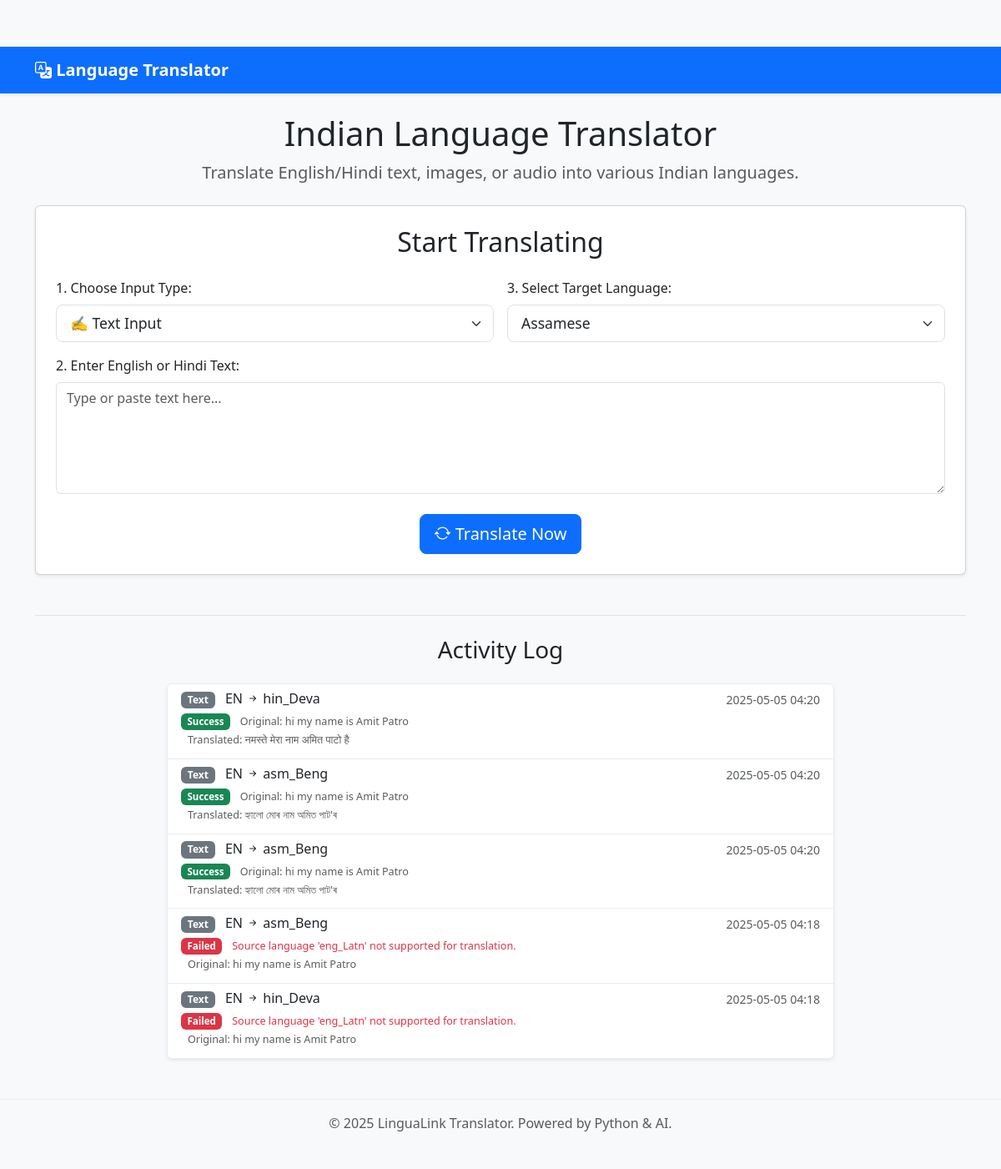
Before: / with the older database file.
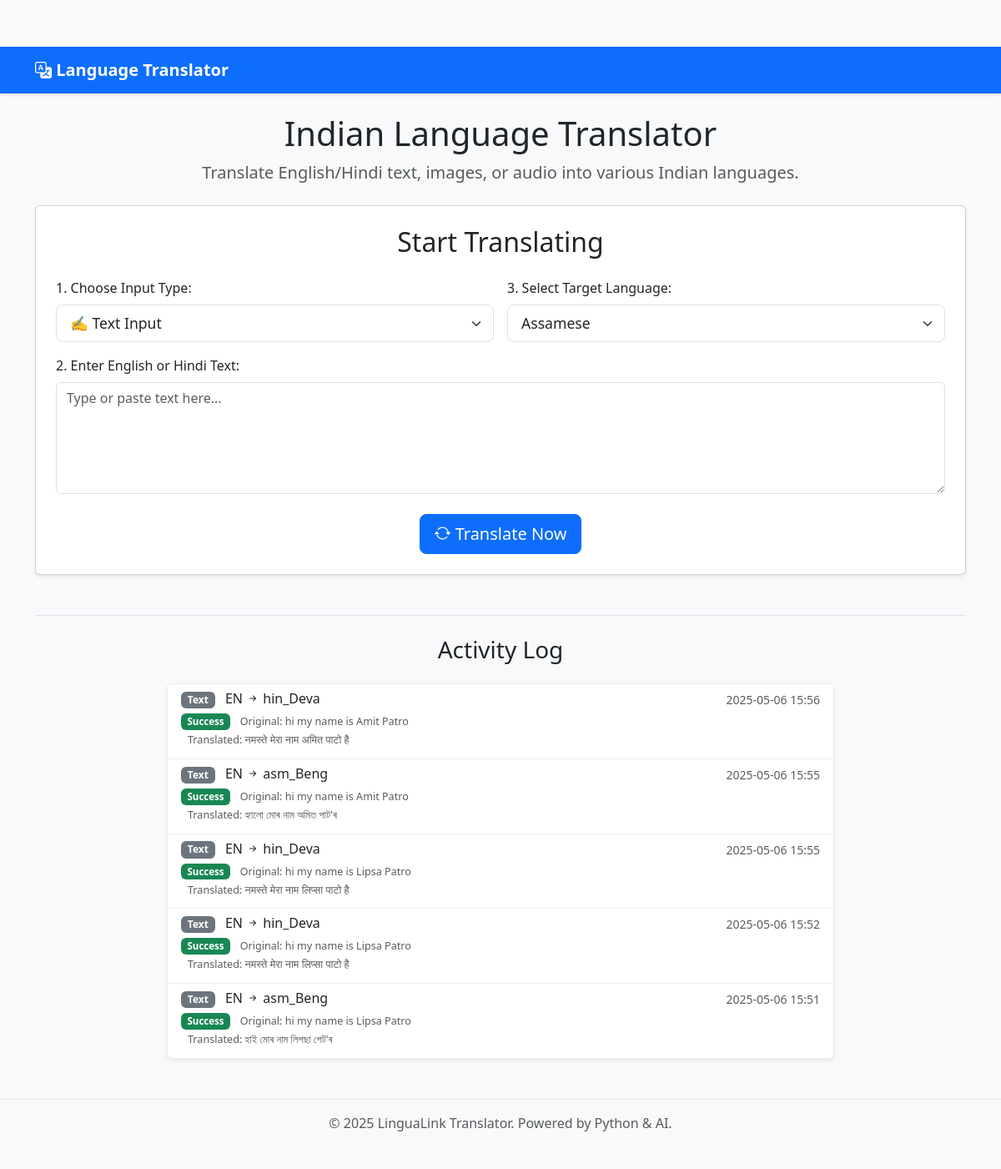
After: the same page with the newer database file.
### models.py (models this page shows, shortened)
class TranslationLog(db.Model):
    id = db.Column(db.Integer, primary_key=True)
    timestamp = db.Column(db.DateTime, default=datetime.utcnow)
    input_type = db.Column(db.String(20), nullable=False) # 'text', 'ocr', 'audio'
    source_language = db.Column(db.String(10), nullable=False) # e.g., 'en', 'hi'
    target_language = db.Column(db.String(10), nullable=False) # e.g., 'mr', 'ta', 'bn'
    original_text = db.Column(db.Text, nullable=True)
    translated_text = db.Column(db.Text, nullable=True)
    error_message = db.Column(db.Text, nullable=True) # Store errors if any

### app.py (the view, shortened to what this page needs)
@app.route('/', methods=['GET', 'POST'])
def index():
    translation_result = None
    original_text = ""
    detected_lang = ""
    error = None
    selected_target_lang = list(utils.SUPPORTED_LANGUAGES.keys())[0] # Default selection
    recent_logs = TranslationLog.query.order_by(TranslationLog.timestamp.desc()).limit(5).all()
    SUPPORTED_LANGUAGES = {
        "Assamese": "asm_Beng",
        "Bengali": "ben_Beng",
        "Gujarati": "guj_Gujr",
        "Hindi": "hin_Deva",
        "Kannada": "kan_Knda",
        "Malayalam": "mal_Mlym",
        "Marathi": "mar_Deva",
        "Odia": "ory_Orya",
        "Punjabi": "pan_Guru",
        "Tamil": "tam_Taml",
        "Telugu": "tel_Telu",
        "Urdu": "urd_Arab",
    }
    TTS_LANG_CODES = {
        "Hindi": "hi",
        "Bengali": "bn",
        "Gujarati": "gu",
        "Kannada": "kn",
        "Malayalam": "ml",
        "Marathi": "mr",
        "Punjabi": "pa",
        "Tamil": "ta",
        "Telugu": "te",
        "Urdu": "ur",
        "English": "en",
    }
    TTS_SUPPORTED_LANGS = set(TTS_LANG_CODES.keys())
    TTS_UNSUPPORTED_LANGS = set(SUPPORTED_LANGUAGES.keys()) - TTS_SUPPORTED_LANGS
    return render_template(
        'index.html',
        supported_languages=utils.SUPPORTED_LANGUAGES.keys(),
        selected_target_lang=selected_target_lang,
        original_text=original_text,
        detected_lang=detected_lang,
        translation_result=translation_result,
        error=error,
        recent_logs=recent_logs,
        utils=utils,
        tts_lang_codes=TTS_LANG_CODES,
        tts_supported_langs=TTS_SUPPORTED_LANGS,
        tts_unsupported_langs=TTS_UNSUPPORTED_LANGS,
        current_year=datetime.now().year,
    )

### templates/index.html (shortened to what this page needs)
<!DOCTYPE html>
<html lang="en">
<head>
    <link href="https://cdn.jsdelivr.net/npm/bootstrap@5.3.2/dist/css/bootstrap.min.css" rel="stylesheet">
    <link rel="stylesheet" href="https://cdn.jsdelivr.net/npm/bootstrap-icons@1.11.1/font/bootstrap-icons.css">
    <link rel="stylesheet" href="{{ url_for('static', filename='style.css') }}">
</head>
<body>
    <nav class="navbar navbar-expand-lg navbar-dark bg-primary shadow-sm">
        <div class="container">
            <a class="navbar-brand" href="/">
                <i class="bi bi-translate"></i> Language Translator
            </a>
        </div>
    </nav>
    <div class="container mt-4 mb-5">
        <div class="text-center mb-4">
            <h1>Indian Language Translator</h1>
            <p class="lead text-muted">Translate English/Hindi text, images, or audio into various Indian languages.</p>
        </div>
        <div class="card shadow-sm mb-4">
            <div class="card-body p-4">
                <h2 class="card-title text-center mb-4">Start Translating</h2>
                <form method="POST" enctype="multipart/form-data">
                    <div class="row g-3">
                        <div class="col-md-6">
                            <label for="input_type" class="form-label fw-medium">1. Choose Input Type:</label>
                            <select class="form-select form-select-lg" id="input_type" name="input_type" onchange="toggleInputFields()">
                                <option value="text" selected>✍️ Text Input</option>
                            </select>
                        </div>
                        <div class="col-md-6">
                             <label for="target_language" class="form-label fw-medium">3. Select Target Language:</label>
                            <select class="form-select form-select-lg" id="target_language" name="target_language">
                                {% for lang_name in supported_languages %}
                                    <option value="{{ lang_name }}" {% if lang_name == selected_target_lang %}selected{% endif %}>{{ lang_name }}</option>
                                {% endfor %}
                            </select>
                        </div>
                        <div class="col-12" id="text_input_div">
                            <label for="text_input" class="form-label fw-medium">2. Enter English or Hindi Text:</label>
                            <textarea class="form-control" id="text_input" name="text_input" rows="5" placeholder="Type or paste text here..."></textarea>
                        </div>
                        <div class="col-12 text-center mt-4">
                            <button type="submit" class="btn btn-primary btn-lg">
                                <i class="bi bi-arrow-repeat"></i> Translate Now
                            </button>
                        </div>
                    </div>
                </form>
            </div>
        </div>
        <div class="mt-5 pt-4 border-top">
            <h3 class="text-center mb-4">Activity Log</h3>
            {% if recent_logs %}
                <div class="list-group shadow-sm mx-auto" style="max-width: 800px;">
                    {% for log in recent_logs %}
                    <div class="list-group-item list-group-item-action flex-column align-items-start">
                        <div class="d-flex w-100 justify-content-between">
                            <h6 class="mb-1">
                                <span class="badge bg-secondary me-2">{{ log.input_type|title }}</span>
                                {{ log.source_language|upper }} <i class="bi bi-arrow-right-short"></i> {{ log.target_language }}
                            </h6>
                            <small class="text-muted">{{ log.timestamp.strftime('%Y-%m-%d %H:%M') }}</small>
                        </div>
                        <p class="mb-1">
                            {% if log.translated_text %}
                                <span class="badge bg-success">Success</span>
                                <small class="text-muted ms-2">Original: {{ log.original_text[:80] }}{% if log.original_text|length > 80 %}...{% endif %}</small> <br>
                                <small class="text-muted ms-2">Translated: {{ log.translated_text[:80] }}{% if log.translated_text|length > 80 %}...{% endif %}</small>
                            {% else %}
                                 <span class="badge bg-danger">Failed</span>
                                 <small class="text-danger ms-2">{{ (log.error_message or "Unknown reason")|truncate(100) }}</small><br>
                                 {% if log.original_text %}
                                    <small class="text-muted ms-2">Original: {{ log.original_text[:80] }}{% if log.original_text|length > 80 %}...{% endif %}</small>
                                 {% endif %}
                            {% endif %}
                        </p>
                    </div>
                    {% endfor %}
                </div>
            {% else %}
                <p class="text-center text-muted">No recent translation activity logged.</p>
            {% endif %}
        </div>
    </div>
    <footer class="bg-light text-center text-muted py-3 mt-5">
        <div class="container">
            <p class="mb-0">© {{ current_year }} LinguaLink Translator. Powered by Python & AI.</p>
        </div>
    </footer>
</body>
</html>

### static/style.css (style rules this page uses)
body { background-color: #f8f9fa; padding-top: 56px; padding-bottom: 3rem; }
.navbar-brand { font-weight: bold; }
.card.shadow-sm { transition: box-shadow 0.3s ease-in-out; }
.form-select-lg { font-size: 1.1rem; }
textarea.form-control { resize: vertical; }
.list-group-item { border-color: #e9ecef; }
.list-group-item h6 .badge { vertical-align: middle; }
.list-group-item p { font-size: 0.9em; color: #6c757d; }
.list-group-item p .badge { font-size: 0.8em; }
footer { border-top: 1px solid #e9ecef; }

Changed rows visible on the page:
no longer on this page (row unchanged): TranslationLog: input_type "Text", source_language "EN", target_language "hin_Deva", timestamp "2025-05-05 04:20", original_text "hi my name is Amit Patro", translated_text "नमस्ते मेरा नाम अमित पाटो है"
no longer on this page (row unchanged): TranslationLog: input_type "Text", source_language "EN", target_language "asm_Beng", timestamp "2025-05-05 04:20", original_text "hi my name is Amit Patro", translated_text "হ্যালো মোৰ নাম অমিত পাট'ৰ"
no longer on this page (row unchanged): TranslationLog: input_type "Text", source_language "EN", target_language "asm_Beng", timestamp "2025-05-05 04:20", original_text "hi my name is Amit Patro", translated_text "হ্যালো মোৰ নাম অমিত পাট'ৰ"
no longer on this page (row unchanged): TranslationLog: input_type "Text", source_language "EN", target_language "asm_Beng", timestamp "2025-05-05 04:18", error_message "Source language 'eng_Latn' not supported for translation.", original_text "hi my name is Amit Patro"
no longer on this page (row unchanged): TranslationLog: input_type "Text", source_language "EN", target_language "hin_Deva", timestamp "2025-05-05 04:18", error_message "Source language 'eng_Latn' not supported for translation.", original_text "hi my name is Amit Patro"
added TranslationLog: input_type "Text", source_language "EN", target_language "hin_Deva", timestamp "2025-05-06 15:56", original_text "hi my name is Amit Patro", translated_text "नमस्ते मेरा नाम अमित पाटो है"
added TranslationLog: input_type "Text", source_language "EN", target_language "asm_Beng", timestamp "2025-05-06 15:55", original_text "hi my name is Amit Patro", translated_text "হ্যালো মোৰ নাম অমিত পাট'ৰ"
added TranslationLog: input_type "Text", source_language "EN", target_language "hin_Deva", timestamp "2025-05-06 15:55", original_text "hi my name is Lipsa Patro", translated_text "नमस्ते मेरा नाम लिप्सा पाटो है"
added TranslationLog: input_type "Text", source_language "EN", target_language "hin_Deva", timestamp "2025-05-06 15:52", original_text "hi my name is Lipsa Patro", translated_text "नमस्ते मेरा नाम लिप्सा पाटो है"
added TranslationLog: input_type "Text", source_language "EN", target_language "asm_Beng", timestamp "2025-05-06 15:51", original_text "hi my name is Lipsa Patro", translated_text "হাই মোৰ নাম লিপছা পেট'ৰ"
